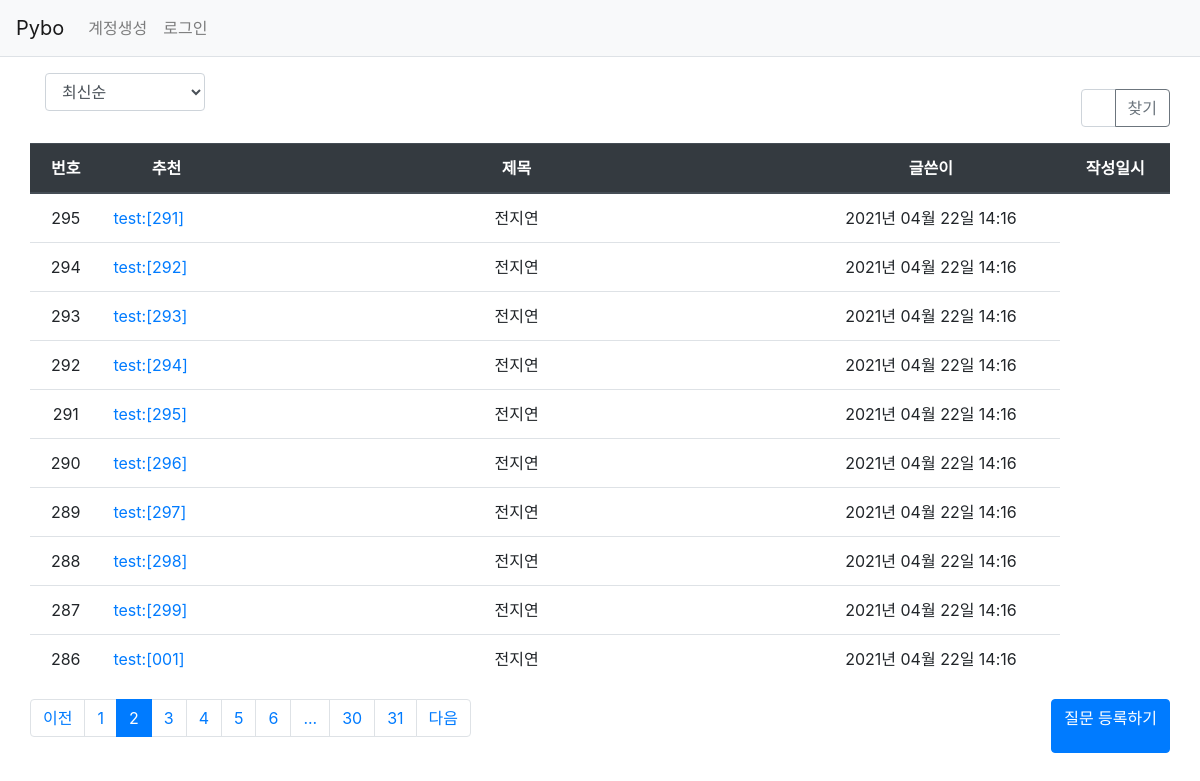
/question/list/?page=2, run on the app's committed database.
### pybo/models.py (models this page shows)
class Question(db.Model):
    id = db.Column(db.Integer, primary_key=True)
    subject = db.Column(db.String(200), nullable=False)
    content = db.Column(db.Text(), nullable=False)
    create_date = db.Column(db.DateTime(), nullable=False)
    user_id = db.Column(db.Integer, db.ForeignKey('user.id', ondelete='CASCADE'), nullable=False)
    user = db.relationship('User', backref=db.backref('question_set'))
    modify_date = db.Column(db.DateTime(), nullable=True) # 수정 날짜 확인
    voter = db.relationship('User', secondary=question_voter, backref=db.backref('question_voter_set'))

class User(db.Model):
    id = db.Column(db.Integer, primary_key=True)
    username = db.Column(db.String(150), unique=True, nullable=False)
    password = db.Column(db.String(200), nullable=False)
    email = db.Column(db.String(120), unique=True, nullable=False)

### pybo/views/question_views.py (the view, shortened to what this page needs)
@bp.route('/list/')
def _list():
    page = request.args.get('page', type=int, default=1)
    print('page',page)
    print('function _list')
    kw = request.args.get('kw', type=str, default='')
    so = request.args.get('so', type=str, default='recent')
    if so == 'recommend':
        sub_query = db.session.query(question_voter.c.question_id, func.count('*').label('num_voter')) \
            .group_by(question_voter.c.question_id).subquery()
        question_list = Question.query \
            .outerjoin(sub_query, Question.id == sub_query.c.question_id) \
            .order_by(sub_query.c.num_voter.desc(), Question.create_date.desc())
    elif so == 'popular':
        sub_query = db.session.query(Answer.question_id, func.count('*').label('num_answer')) \
            .group_by(Answer.question_id).subquery()
        question_list = Question.query \
            .outerjoin(sub_query, Question.id == sub_query.c.question_id) \
            .order_by(sub_query.c.num_answer.desc(), Question.create_date.desc())
    else:  # recent
        question_list = Question.query.order_by(Question.create_date.desc())
    question_list = question_list.paginate(page, per_page=10)
    return render_template('question/question_list.html', question_list=question_list, page=page, kw=kw, so=so)

### pybo/filter.py (called while the page is built)
def format_datetime(value, fmt='%Y년 %m월 %d일 %H:%M'):
    return value.strftime(fmt)

### pybo/views/auth_views.py (called while the page is built)
@bp.before_app_request
def load_logged_in_user():
    user_id = session.get('user_id')
    if user_id is None:
        g.user = None
    else:
        g.user = User.query.get(user_id)

### pybo/templates/question/question_list.html (shortened to what this page needs)
{% extends 'base.html' %}
{% block content %}
<div class="container my-3">
    <div class="row justify-content-between my-3">
        <div class="col-2">
            <select class="form-control so">
                <option value="recent" {% if so=='recent' %}selected{% endif %}>최신순</option>
            </select>
        </div>
    <div class="row justify-content-end my-3">
        <div class="col-4 input-group">
            <input type="text" class="form-control kw" value="{{ kw or '' }}">
            <div class="input-group-append">
                <button class="btn btn-outline-secondary" type="button" id="btn_search">찾기</button>
            </div>
        </div>
    </div>
    <table class="table">
        <thead>
            <tr class="text-center thead-dark">
            <th>번호</th>
            <th>추천</th>
            <th style="width:50%">제목</th>
            <th>글쓴이</th>
            <th>작성일시</th>
        </tr>
        </thead>
        <tbody>
        {% if question_list %}
        {% for question in question_list.items %}
        <tr class="text-center">
            <td>{{ question_list.total - ((question_list.page-1) * question_list.per_page) - loop.index0 }}</td>
            <td class="text-left">
                <a href="{{ url_for('question.detail', question_id=question.id) }}">{{ question.subject }}</a>
            </td>
            <td>{{ question.user.username }}</td>
            <td>{{ question.create_date|datetime }}</td>
        </tr>
        {% endfor %}
        {% else %}
        <tr>
            <td colspan="3">질문이 없습니다.</td>
        </tr>
        {% endif %}
        </tbody>
    </table>
    <ul class="pagination justify-content-center">
        {% if question_list.has_prev %}
        <li class="page-item">
            <a class="page-link" data-page="{{ question_list.prev_num }}" href="#">이전</a>
        </li>
        {% else %}
        <li class="page-item disabled">
            <a class="page-link" tabindex="-1" aria-disabled="true" href="#">이전</a>
        </li>
        {% endif %}
        {% for page_num in question_list.iter_pages() %}
            {% if page_num %}
                {% if page_num != question_list.page %}
                <li class="page-item">
                    <a class="page-link" data-page="{{ page_num }}" href="#">{{ page_num }}</a>
                </li>
                {% else %}
                <li class="page-item active" aria-current="page">
                    <a class="page-link" href="#">{{ page_num }}</a>
                </li>
                {% endif %}
           {% else %}
                <li class="disabled">
                    <a class="page-link" href="#">...</a>
                </li>
           {% endif %}
        {% endfor %}
        {% if question_list.has_next %}
        <li class="page-item">
            <a class="page-link" data-page="{{ question_list.next_num }}" href="#">다음</a>
        </li>
        {% else %}
        <li class="page-item disabled">
            <a class="page-link" tabindex="-1" aria-disabled="true" href="#">다음</a>
        </li>
        {% endif %}
    </ul>
    <a href="{{ url_for('question.create') }}" class="btn btn-primary">질문 등록하기</a>
</div>
{% endblock %}

### data on the page
Question: total "295", subject "test:[291]", user.username "전지연", create_date "2021년 04월 22일 14:16"
Question: total "294", subject "test:[292]", user.username "전지연", create_date "2021년 04월 22일 14:16"
Question: total "293", subject "test:[293]", user.username "전지연", create_date "2021년 04월 22일 14:16"
Question: total "292", subject "test:[294]", user.username "전지연", create_date "2021년 04월 22일 14:16"
Question: total "291", subject "test:[295]", user.username "전지연", create_date "2021년 04월 22일 14:16"
Question: total "290", subject "test:[296]", user.username "전지연", create_date "2021년 04월 22일 14:16"
Question: total "289", subject "test:[297]", user.username "전지연", create_date "2021년 04월 22일 14:16"
Question: total "288", subject "test:[298]", user.username "전지연", create_date "2021년 04월 22일 14:16"
Question: total "287", subject "test:[299]", user.username "전지연", create_date "2021년 04월 22일 14:16"
Question: total "286", subject "test:[001]", user.username "전지연", create_date "2021년 04월 22일 14:16"

### other printed values
{{ page_num }} "1" "3" "4" "5" "6" "30" "31"
{{ page_num }} "2"
